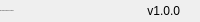
              <widget class="QFrame" name="bottomBar">
               <property name="minimumSize">
                <size>
                 <width>0</width>
                 <height>22</height>
                </size>
               </property>
               <property name="maximumSize">
                <size>
                 <width>16777215</width>
                 <height>22</height>
                </size>
               </property>
               <property name="frameShape">
                <enum>QFrame::Shape::NoFrame</enum>
               </property>
               <property name="frameShadow">
                <enum>QFrame::Shadow::Raised</enum>
               </property>
               <layout class="QHBoxLayout" name="horizontalLayout_5">
                <property name="spacing">
                 <number>0</number>
                </property>
                <property name="leftMargin">
                 <number>0</number>
                </property>
                <property name="topMargin">
                 <number>0</number>
                </property>
                <property name="rightMargin">
                 <number>0</number>
                </property>
                <property name="bottomMargin">
                 <number>0</number>
                </property>
                <item>
                 <widget class="QLabel" name="creditsLabel">
                  <property name="maximumSize">
                   <size>
                    <width>16777215</width>
                    <height>16</height>
                   </size>
                  </property>
                  <property name="font">
                   <font>
                    <family>Segoe UI</family>
                    <pointsize>-1</pointsize>
                    <italic>false</italic>
                    <bold>false</bold>
                   </font>
                  </property>
                  <property name="text">
                   <string>By: RHOUNI BELLOUTI Amine</string>
                  </property>
                  <property name="alignment">
                   <set>Qt::AlignmentFlag::AlignLeading|Qt::AlignmentFlag::AlignLeft|Qt::AlignmentFlag::AlignVCenter</set>
                  </property>
                 </widget>
                </item>
                <item>
                 <widget class="QLabel" name="version">
                  <property name="text">
                   <string>v1.0.0</string>
                  </property>
                  <property name="alignment">
                   <set>Qt::AlignmentFlag::AlignRight|Qt::AlignmentFlag::AlignTrailing|Qt::AlignmentFlag::AlignVCenter</set>
                  </property>
                 </widget>
                </item>
                <item>
                 <widget class="QFrame" name="frame_size_grip">
                  <property name="minimumSize">
                   <size>
                    <width>20</width>
                    <height>0</height>
                   </size>
                  </property>
                  <property name="maximumSize">
                   <size>
                    <width>20</width>
                    <height>16777215</height>
                   </size>
                  </property>
                  <property name="frameShape">
                   <enum>QFrame::Shape::NoFrame</enum>
                  </property>
                  <property name="frameShadow">
                   <enum>QFrame::Shadow::Raised</enum>
                  </property>
                 </widget>
                </item>
               </layout>
              </widget>
